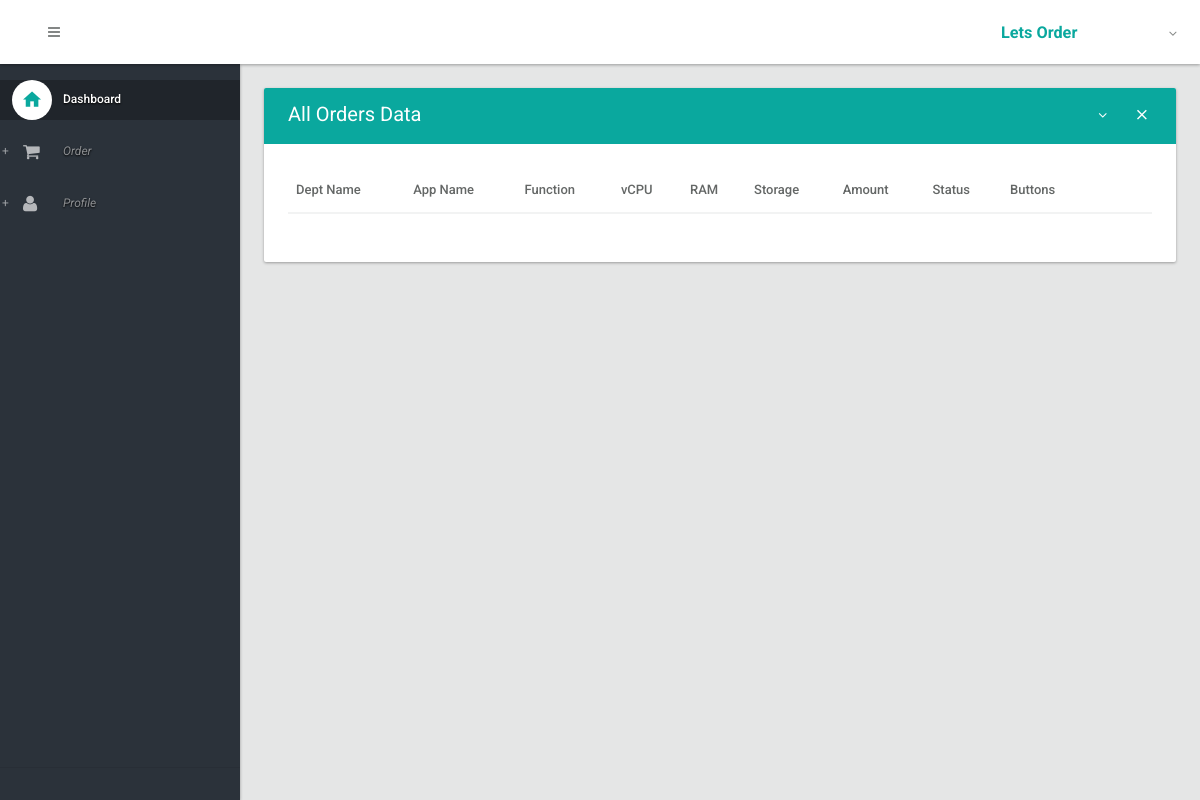
Before: / (signed in) with the older database file.
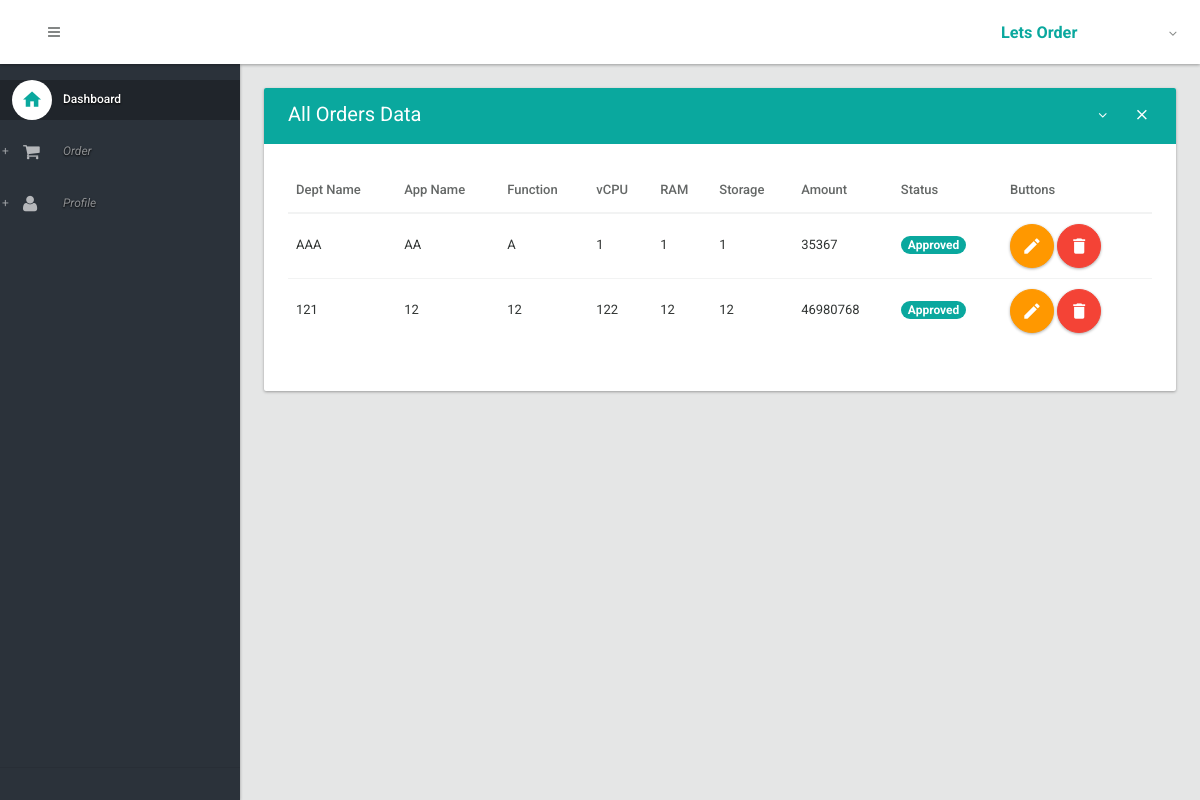
After: the same page with the newer database file.
### orders/models.py (models this page shows)
class OrderItems1 (models.Model):
    dept_name=models.CharField(max_length=20);
    app_name= models.CharField(max_length=20);
    function = models.CharField(max_length=10);
    vCPU= models.IntegerField();
    RAM=models.IntegerField();
    storage = models.IntegerField();
    amount= models.IntegerField();
    order_status = models.CharField(max_length=50);
    dr = models.CharField(max_length=20);
    os = models.CharField(max_length=20);
    db = models.CharField(max_length=20);

### orders/views.py (the view)
# urls.py: url(r'^$', my_order.index, name='home'),
@login_required
def index(request):
    orders = OrderItems1.objects.all()
    return render(request, 'index.html', {'orders': orders})

### orders/templates/index.html (shortened to what this page needs)
{% extends 'layout.html' %}
{% block body %}
                <section>
                    <div class="section-body">
                        <div class="row">
                            <div class="col-lg-12">
                                <div class="card">
                                    <div class="card-head style-primary">
                                        <header>All Orders Data</header>
                                        <div class="tools">
                                            <a class="btn btn-icon-toggle btn-collapse"><i class="fa fa-angle-down"></i></a>
                                            <a class="btn btn-icon-toggle btn-close"><i class="md md-close"></i></a>
                                        </div>
                                    </div>
                                    <div class="card-body">
                                        <div class="table-responsive">
                                            <table id="datatable2" class="table order-column hover">
                                                <thead>
                                                    <tr>
                                                        <th>Dept Name</th>
                                                        <th>App Name</th>
                                                        <th>Function</th>
                                                        <th>vCPU</th>
                                                        <th>RAM</th>
                                                        <th>Storage</th>
                                                        <th>Amount</th>
                                                        <th>Status</th>
                                                        <th width="150px">Buttons</th>
                                                    </tr>
                                                </thead>
                                                <tbody>
                                                    {% for order in orders %}
                                                        <tr class="gradeX">
                                                            <td>{{ order.dept_name }}</td>
                                                            <td>{{ order.app_name }}</td>
                                                            <td>{{ order.function }}</td>
                                                            <td>{{ order.vCPU }}</td>
                                                            <td>{{ order.RAM }}</td>
                                                            <td>{{ order.storage }}</td>
                                                            <td>{{ order.amount }}</td>
                                                            <td><span class="badge" style="background: #0aa89e"> {{ order.order_status }}</span></td>
                                                            <td>
                                                                <a href="{% url 'edit' order.id %}" class="btn ink-reaction btn-floating-action btn-warning"><i class="md md-edit"></i> </a>
                                                                <a href="{% url 'delete' order.id %}" class="btn ink-reaction btn-floating-action btn-danger" onclick="return confirm('Are you sure you want to delete this?')"><i class="md md-delete"></i> </a>
                                                            </td>
                                                        </tr>
                                                    {% endfor %}
                                                </tbody>
                                            </table>
                                        </div>
                                    </div>
                                </div>
                            </div>
                        </div>
                    </div>
                </section>
{% endblock %}

### orders/templates/layout.html (shortened to what this page needs)
{% load staticfiles %}
<!DOCTYPE html>
<html lang="en">
	<head>
		<link type="text/css" rel="stylesheet" href="{% static 'css/bootstrap.css' %}" />
		<link type="text/css" rel="stylesheet" href="{% static 'css/materialadmin.css' %}" />
		<link type="text/css" rel="stylesheet" href="{% static 'css/font-awesome.min.css' %}" />
		<link type="text/css" rel="stylesheet" href="{% static 'css/material-design-iconic-font.min.css' %}" />
        <link type="text/css" rel="stylesheet" href="{% static 'css/libs/DataTables/jquery.dataTables.css' %}" />
		<link type="text/css" rel="stylesheet" href="{% static 'css/libs/DataTables/extensions/dataTables.colVis.css' %}" />
		<link type="text/css" rel="stylesheet" href="{% static 'css/libs/DataTables/extensions/dataTables.tableTools.css' %}" />
	</head>
	<body class="menubar-pin menubar-hoverable header-fixed ">
		<header id="header" >
			<div class="headerbar">
				<div class="headerbar-left">
					<ul class="header-nav header-nav-options">
						<li>
							<a class="btn btn-icon-toggle menubar-toggle" data-toggle="menubar" href="javascript:void(0);">
								<i class="fa fa-bars"></i>
							</a>
						</li>
					</ul>
				</div>
				<div class="headerbar-right">
					<ul class="header-nav header-nav-profile">
						<li class="dropdown">
							<a href="javascript:void(0);" class="dropdown-toggle ink-reaction" data-toggle="dropdown">
								<span class="profile-info">
									<h4 class="text-lg text-bold text-primary">Lets Order</h4>
								</span>
							</a>
						</li>
					</ul>
				</div>
			</div>
		</header>
		<div id="base">
			<div id="content">
                {% block body %}
                {% endblock %}
			</div>
			<div id="menubar" class="menubar-inverse ">
				<div class="menubar-scroll-panel">
					<ul id="main-menu" class="gui-controls">
						<li>
							<a href="{% url 'home' %}" class="active">
								<div class="gui-icon"><i class="md md-home"></i></div>
								<span class="title">Dashboard</span>
							</a>
						</li>
						<li class="gui-folder">
							<a>
								<div class="gui-icon"><i class="fa fa-shopping-cart"></i></div>
								<span class="title">Order</span>
							</a>
						</li>
						<li class="gui-folder">
							<a>
								<div class="gui-icon"><i class="fa fa-user"></i></div>
								<span class="title">Profile</span>
							</a>
						</li>
					</ul>
					<div class="menubar-foot-panel">
					</div>
				</div>
			</div>
		</div>
	</body>
</html>

Changed rows visible on the page:
added OrderItems1: dept_name "AAA", app_name "AA", function "A", vCPU "1", RAM "1", storage "1", amount "35367", order_status "Approved"
added OrderItems1: dept_name "121", app_name "12", function "12", vCPU "122", RAM "12", storage "12", amount "46980768", order_status "Approved"
